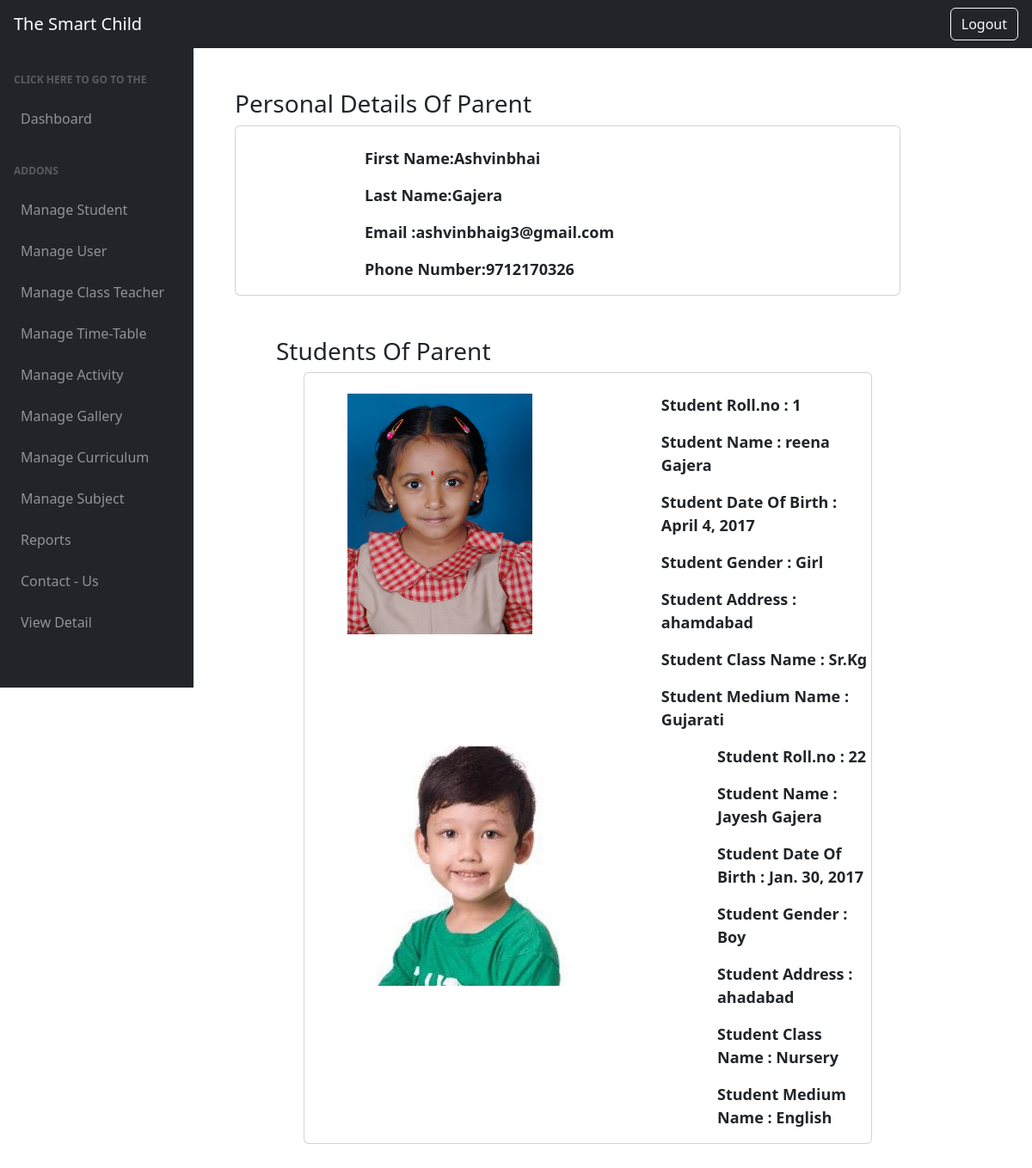
Page /admin_view_parent/53 (signed in) on the committed database.
### school/models.py (models this page shows, shortened)
class Parent(models.Model):
    p_user=models.OneToOneField('Parent_user',on_delete=models.CASCADE,null=True)
    parent_img=models.ImageField(upload_to='parent_img/',default=None,null=True)
    fname=models.CharField(max_length=30,default=None,null=True)
    lname=models.CharField(max_length=30,default=None,null=True)
    gender=models.CharField(max_length=10,choices=g,default=None,null=True)
    email=models.CharField(max_length=90,default=None,null=True,unique=True)
    phone_no=models.CharField(max_length=20,default=None,null=True)
    address=models.TextField(null=True)
    year=models.PositiveIntegerField(null=True,default=2024)

class Student(models.Model):
    Medium=[('English','English'),('Gujarati','Gujarati')]
    gn=[('Boy','Boy'),('Girl','Girl')]
    stu_img=models.ImageField(upload_to='students/',default='')
    roll_no=models.PositiveIntegerField(default=None,null=True)
    enroll_date=models.DateField()
    fname=models.CharField(max_length=30)
    lname=models.CharField(max_length=30)
    dob=models.DateField(null=True)
    gender=models.CharField(max_length=15,choices=gn,default='')
    address=models.TextField(default='Ahemdabad')
    cls_name=models.ForeignKey('Class',on_delete=models.CASCADE,default='')
    medium_name=models.CharField(max_length=30,choices=Medium,default='English')
    fee=models.PositiveIntegerField(null=True)
    fee_status=models.CharField(max_length=20,choices=[('Paid','Paid'),('Unpaid','Unpaid')],default='Unpaid',null=True)
    phone_no=models.CharField(max_length=20,default=None,null=True)
    acd_year=models.CharField(max_length=20,null=True)
    parent=models.ForeignKey('Parent',on_delete=models.CASCADE,null=True)
    class Meta:
        ordering =['roll_no']

class Class(models.Model):
    c_name=models.CharField(max_length=30)
    def __str__(self) -> str:
        return self.c_name

### school/views.py (the view)
# urls.py: path('admin_view_parent/<id>', admin_view_parent,name='admin_view_parent'),
@login_required(login_url='/login_page')
@user_passes_test(is_superuser)
def admin_view_parent(request,id):
    parent=Parent.objects.get(id=id)
    stu=Student.objects.filter(parent=id)
    data={'parent':parent,'stu':stu}
    return render(request,'admin_view_parent.html',data)

### school/views.py (called while the page is built)
def is_superuser(user):
    return user.is_superuser

### templates/admin_view_parent.html (shortened to what this page needs)
<html lang="en">
    <head>
        <link rel="stylesheet" href="https://cdn.jsdelivr.net/npm/bootstrap@4.0.0/dist/css/bootstrap.min.css">
        <link href="/static/css/dash_styles.css" rel="stylesheet" />
    </head>
    <body class="sb-nav-fixed">
        <nav class="sb-topnav navbar navbar-expand navbar-dark bg-dark">
            <a class="navbar-brand ps-3" href="index.html">The Smart Child</a>
            <button class="btn btn-link btn-sm order-1 order-lg-0 me-4 me-lg-0" id="sidebarToggle" href="#!"></button>
        </nav>
        {% include "admin_sidebar.html" %}
<div id="layoutSidenav_content">
                <main>
<div class="container p-5">
<h3> Personal Details Of Parent </h3>
<div class="card" style="height: auto; width: 88%; "> &nbsp;
    <div style=" margin-left: 150px; font-size: large; font-weight: bold;">
    <p> First Name:{{parent.fname}}</p>
    <p> Last Name:{{parent.lname}}</p>
    <p> Email :{{parent.email}}</p>
    <p> Phone Number:{{parent.phone_no}}</p>
    </div>
</div>
<div class='p-5'>
<h3> Students Of Parent </h3>
  <ul>
    <div class="card" style="height: auto; width: 88%; "> &nbsp;
    {% for i in stu %}
    <div class="dis" id="about">
        <div class="student-info" style="display: flex;">
            <img src='/media/{{i.stu_img}}' class="student-image" style=" height: 280px; width: 280px; margin-left: 50px;">
            <div class="student-details" style=" margin-left: 150px; font-size: large; font-weight: bold;">
                <p>Student Roll.no : {{ i.roll_no }}</p>
                <p>Student Name : {{ i.fname }} {{ i.lname }}</p>
                <p>Student Date Of Birth : {{ i.dob }}</p>
                <p>Student Gender : {{ i.gender }}</p>
                <p>Student Address : {{ i.address }}</p>
                <p>Student Class Name : {{ i.cls_name }}</p>
                <p>Student Medium Name : {{ i.medium_name }}</p>
            </div>
        </div>
    </div>
    {% endfor %}
  </div>
  </ul></div>
</div>
</div>
</body>
</html>

### templates/admin_sidebar.html (shortened to what this page needs)
<html>
 <head>
        <link rel="stylesheet" href="https://cdn.jsdelivr.net/npm/bootstrap@4.0.0/dist/css/bootstrap.min.css">
        <link href="/static/css/dash_styles.css" rel="stylesheet" />
    </head>
<body class="sb-nav-fixed">
        <nav class="sb-topnav navbar navbar-expand navbar-dark bg-dark">
            <a class="navbar-brand ps-3" href="{% url "admin_dash"%}">The Smart Child</a>
              <form class="d-none d-md-inline-block form-inline ms-auto me-0 me-md-3 my-2 my-md-0">
            <div>
                 <a href='/' class='btn btn-outline-light'>Logout</a>
                </div>
            </form>
        </nav>
<div id="layoutSidenav">
            <div id="layoutSidenav_nav">
                <nav class="sb-sidenav accordion sb-sidenav-dark" id="sidenavAccordion">
                    <div class="sb-sidenav-menu">
                        <div class="nav">
                            <div class="sb-sidenav-menu-heading">click here to go to the</div>
                            <a class="nav-link" href="{% url 'admin_dash'%}">
                                Dashboard
                            </a>
                            <div class="sb-sidenav-menu-heading">Addons</div>
                            <a class="nav-link" href="{% url 'add'%}">
                              Manage Student
                            <a class="nav-link" href="{% url 'create_user'%}">
                              Manage User
                            </a>
                            <a class="nav-link" href="{% url "class_teacher"%}">
                                Manage Class Teacher
                            </a>
                             <a class="nav-link" href="{% url 'add_timetable'%}">
                                      Manage Time-Table
                                  </a>
                                  <a class="nav-link" href="{% url 'add_activity'%}">
                                      Manage Activity
                                  </a>
                                      <a class="nav-link" href="{% url 'add_gallery'%}">
                                          Manage Gallery
                                      </a>
                                       <a class="nav-link" href="{% url "add_curriculum"%}">
                                            Manage Curriculum
                                        </a>
                                          <a class="nav-link" href="{% url "add_subject"%}">
                                            Manage Subject
                                        </a>
                                        <a class="nav-link" href="/reports/">
                                         Reports
                                      </a>
                                      <a class="nav-link" href="{% url 'view_contactus'%}">
                                          Contact - Us
                                      </a>
                                       <a class="nav-link" href="{% url 'superuser_details'%}">
                                          View Detail
                                      </a>
                        </div>
                    </div>
                </nav>
            </div>
</body>
</html>

### rows in the picture
Parent: fname "Ashvinbhai", lname "Gajera", email "ashvinbhaig3@gmail.com", phone_no "9712170326"
Student: stu_img (picture), roll_no "1", fname "reena", lname "Gajera", dob "April 4, 2017", gender "Girl", address "ahamdabad", cls_name "Sr.Kg", medium_name "Gujarati"
Student: stu_img (picture), roll_no "22", fname "Jayesh", lname "Gajera", dob "Jan. 30, 2017", gender "Boy", address "ahadabad", cls_name "Nursery", medium_name "English"
